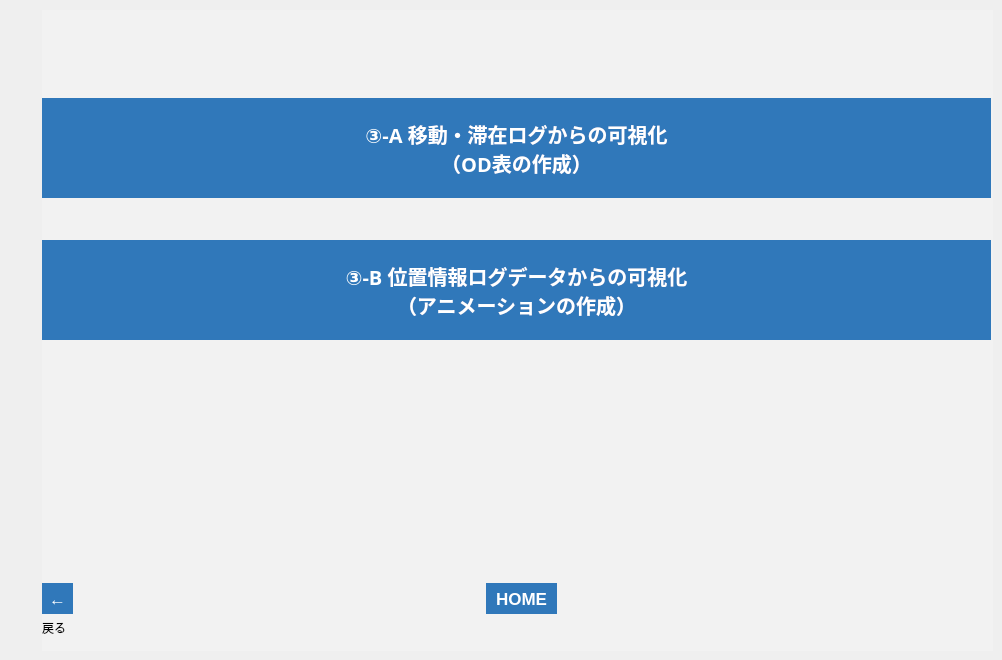
   <widget class="QWidget" name="tab_6">
    <attribute name="title">
     <string>003_0</string>
    </attribute>
    <widget class="QFrame" name="frame_25">
     <property name="geometry">
      <rect>
       <x>42</x>
       <y>10</y>
       <width>951</width>
       <height>641</height>
      </rect>
     </property>
     <property name="styleSheet">
      <string notr="true">background-color: rgb(242, 242, 242);</string>
     </property>
     <property name="frameShape">
      <enum>QFrame::NoFrame</enum>
     </property>
     <property name="frameShadow">
      <enum>QFrame::Plain</enum>
     </property>
     <property name="lineWidth">
      <number>0</number>
     </property>
     <widget class="QLabel" name="label_93">
      <property name="geometry">
       <rect>
        <x>0</x>
        <y>610</y>
        <width>50</width>
        <height>16</height>
       </rect>
      </property>
      <property name="text">
       <string>戻る</string>
      </property>
     </widget>
     <widget class="QToolButton" name="btn_003_0_b">
      <property name="geometry">
       <rect>
        <x>0</x>
        <y>573</y>
        <width>31</width>
        <height>31</height>
       </rect>
      </property>
      <property name="font">
       <font>
        <pointsize>13</pointsize>
        <weight>75</weight>
        <bold>true</bold>
       </font>
      </property>
      <property name="styleSheet">
       <string notr="true">background-color: rgb(48,120,186);
color: rgb(255, 255, 255);
border: none;</string>
      </property>
      <property name="text">
       <string>←</string>
      </property>
     </widget>
     <widget class="QToolButton" name="btn_home_20">
      <property name="geometry">
       <rect>
        <x>444</x>
        <y>573</y>
        <width>71</width>
        <height>31</height>
       </rect>
      </property>
      <property name="font">
       <font>
        <pointsize>13</pointsize>
        <weight>75</weight>
        <bold>true</bold>
       </font>
      </property>
      <property name="styleSheet">
       <string notr="true">background-color: rgb(48,120,186);
color: rgb(255, 255, 255);
border: none;</string>
      </property>
      <property name="text">
       <string>HOME</string>
      </property>
     </widget>
     <widget class="QPushButton" name="btn_003_001">
      <property name="geometry">
       <rect>
        <x>0</x>
        <y>88</y>
        <width>949</width>
        <height>100</height>
       </rect>
      </property>
      <property name="minimumSize">
       <size>
        <width>0</width>
        <height>100</height>
       </size>
      </property>
      <property name="font">
       <font>
        <family>游ゴシック</family>
        <pointsize>15</pointsize>
        <weight>75</weight>
        <bold>true</bold>
       </font>
      </property>
      <property name="autoFillBackground">
       <bool>false</bool>
      </property>
      <property name="styleSheet">
       <string notr="true">background-color: rgb(48,120,186);
color: rgb(255, 255, 255);
border: none;</string>
      </property>
      <property name="text">
       <string>③-A 移動・滞在ログからの可視化
（OD表の作成）</string>
      </property>
      <property name="autoDefault">
       <bool>true</bool>
      </property>
      <property name="default">
       <bool>false</bool>
      </property>
      <property name="flat">
       <bool>false</bool>
      </property>
     </widget>
     <widget class="QPushButton" name="btn_003_002">
      <property name="geometry">
       <rect>
        <x>0</x>
        <y>230</y>
        <width>949</width>
        <height>100</height>
       </rect>
      </property>
      <property name="minimumSize">
       <size>
        <width>0</width>
        <height>100</height>
       </size>
      </property>
      <property name="font">
       <font>
        <family>游ゴシック</family>
        <pointsize>15</pointsize>
        <weight>75</weight>
        <bold>true</bold>
       </font>
      </property>
      <property name="autoFillBackground">
       <bool>false</bool>
      </property>
      <property name="styleSheet">
       <string notr="true">background-color: rgb(48,120,186);
color: rgb(255, 255, 255);
border: none;</string>
      </property>
      <property name="text">
       <string>③-B 位置情報ログデータからの可視化
（アニメーションの作成）</string>
      </property>
     </widget>
    </widget>
   </widget>
